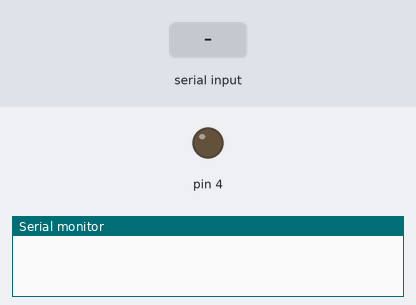
This sketch was run on a simulated Arduino Uno, built with avr-gcc and run on an emulated ATmega328P. Parts: output pins drawn as LEDs (lit = HIGH), the last lines printed to the serial monitor. The test bench sets the inputs (shaded band).

Above: at 1.2 s.
1.3 s: "on" received over Serial
At 3.0 s:
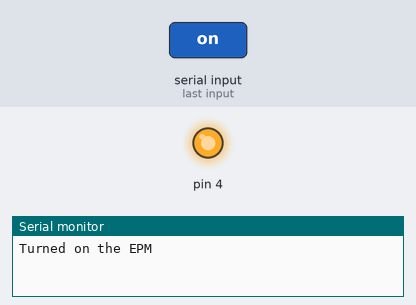
3.8 s: "1" received over Serial
At 6.0 s:
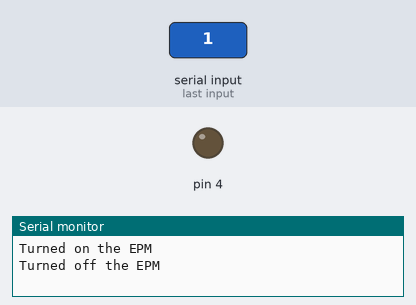
Timing chart, 0 to 7.5 s (numbered marks = the images above; inputs shaded):
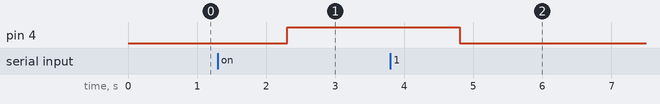

Measured:
- after the input at 1.3 s, pin 4: LOW → HIGH after 1.0 s
- after the input at 3.8 s, pin 4: HIGH → LOW after 1.0 s

The sketch:

magnet.ino
```cpp
bool state = false;

void setup() {
    pinMode(4, OUTPUT);
    Serial.begin(9600);
}

void loop() {
    // turns magnet on or off based on state (connects to MOSFET to provide 12VDC)
    digitalWrite(4, (state) ? HIGH : LOW);

    if(Serial.available() > 0) {
        String str = Serial.readString();
        str.trim();
        if(str == "on") {
            state = true;
            Serial.println(F("Turned on the EPM"));
        } else {
            state = false;
            Serial.println(F("Turned off the EPM"));
        }
    }
}
```
